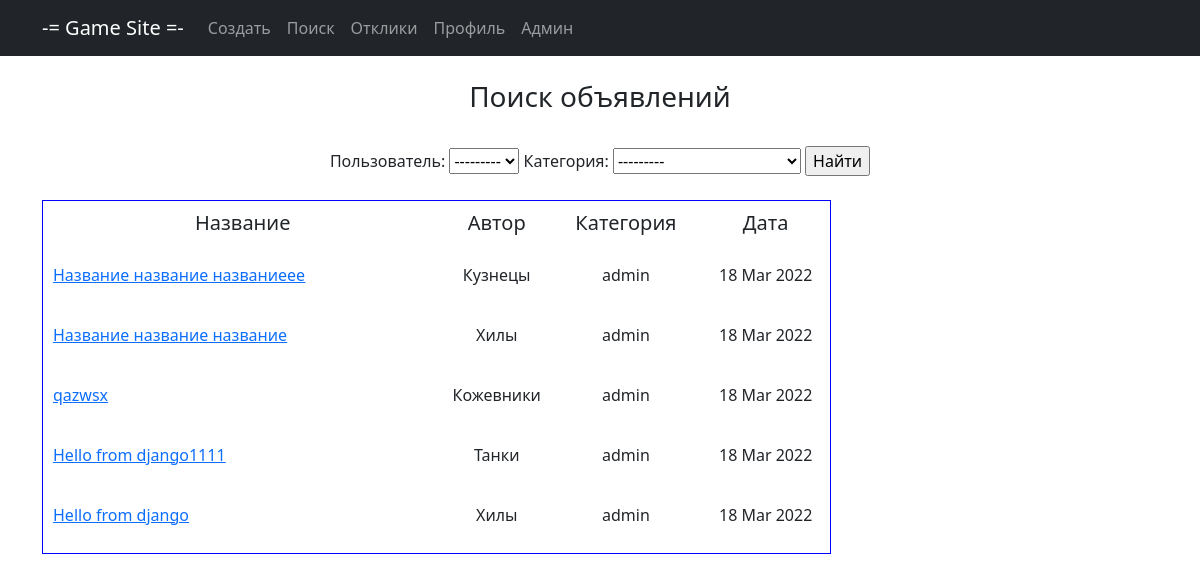
The app's page /search/ with its own data.
### main/models.py (models this page shows, shortened)
class Note(models.Model):
    title = models.CharField(max_length=128, verbose_name='Название')
    content = RichTextUploadingField(verbose_name='Контент')
    dateCreation = models.DateTimeField(auto_now_add=True, verbose_name='Дата создания')
    user = models.ForeignKey(User, blank=True, null=True, on_delete=models.CASCADE, verbose_name='Пользователь')
    category = models.ForeignKey(Category, on_delete=models.CASCADE, verbose_name='Категория')

class Category(models.Model):
    name = models.CharField(max_length=64, unique=True, verbose_name='Название')
    def __str__(self):
        return f'{self.name}'

### main/views.py (the view)
# urls.py: path('search/', NoteSearch.as_view(), name='search'),
class NoteSearch(ListView):
    model = Note
    template_name = 'note_search.html'
    context_object_name = 'note'
    ordering = ['-dateCreation']
    def get_context_data(self, **kwargs):
        context = super().get_context_data(**kwargs)
        context['filter'] = NoteFilter(self.request.GET, queryset=self.get_queryset())
        return context

### templates/note_search.html (shortened to what this page needs)
{% extends 'static/default.html' %}
{% block content %}
<br>
<h3>Поиск объявлений</h3>
<br>
<form method="GET">
    {{ filter.form }}
    <input type="submit" value="Найти">
</form>
<br>
<table cellspacing="5" cellpadding="10" border="1"
       style=" border-spacing : 10px; border-color : blue; border-style: solid;" bgcolor="FFFFFF">
    <tr>
        <td width="400">
            <h5>Название</h5>
        </td>
        <td width="100">
            <h5>Автор</h5>
        </td>
        <td width="150">
            <h5>Категория</h5>
        </td>
        <td width="130">
            <h5>Дата</h5>
        </td>
    </tr>
    {% for note in filter.qs %}
    <tr>
        <td>
            <p align="left"><a href="{% url 'detail' note.id %}"><u>{{ note.title | truncatechars:60 }}</u></a></p>
        </td>
        <td>
            <p align="center">{{ note.category }}</p>
        </td>
        <td>
            <p align="center">{{ note.user }}</p>
        </td>
        <td>
            <p align="center">{{ note.dateCreation | date:"d M Y" }}</p>
        </td>
    </tr>
    {% endfor %}
</table>
<br>
{% endblock content %}

### records on screen
Note: title "Название название названиеее", category "Кузнецы", user "admin", dateCreation "18 Mar 2022"
Note: title "Название название название", category "Хилы", user "admin", dateCreation "18 Mar 2022"
Note: title "qazwsx", category "Кожевники", user "admin", dateCreation "18 Mar 2022"
Note: title "Hello from django1111", category "Танки", user "admin", dateCreation "18 Mar 2022"
Note: title "Hello from django", category "Хилы", user "admin", dateCreation "18 Mar 2022"
